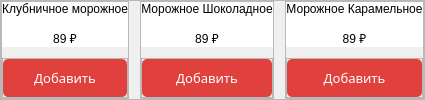
                             <widget class="QFrame" name="frame_41">
                              <property name="frameShape">
                               <enum>QFrame::StyledPanel</enum>
                              </property>
                              <property name="frameShadow">
                               <enum>QFrame::Raised</enum>
                              </property>
                              <layout class="QHBoxLayout" name="horizontalLayout_18">
                               <property name="spacing">
                                <number>11</number>
                               </property>
                               <property name="leftMargin">
                                <number>0</number>
                               </property>
                               <property name="topMargin">
                                <number>0</number>
                               </property>
                               <property name="rightMargin">
                                <number>0</number>
                               </property>
                               <property name="bottomMargin">
                                <number>0</number>
                               </property>
                               <item>
                                <widget class="QFrame" name="frame_44">
                                 <property name="frameShape">
                                  <enum>QFrame::StyledPanel</enum>
                                 </property>
                                 <property name="frameShadow">
                                  <enum>QFrame::Raised</enum>
                                 </property>
                                 <layout class="QVBoxLayout" name="verticalLayout_72">
                                  <property name="spacing">
                                   <number>11</number>
                                  </property>
                                  <property name="leftMargin">
                                   <number>0</number>
                                  </property>
                                  <property name="topMargin">
                                   <number>0</number>
                                  </property>
                                  <property name="rightMargin">
                                   <number>0</number>
                                  </property>
                                  <property name="bottomMargin">
                                   <number>0</number>
                                  </property>
                                  <item>
                                   <widget class="QFrame" name="frame_47">
                                    <property name="styleSheet">
                                     <string notr="true">background-color: rgb(255, 255, 255);
border-radius: 20px;</string>
                                    </property>
                                    <property name="frameShape">
                                     <enum>QFrame::StyledPanel</enum>
                                    </property>
                                    <property name="frameShadow">
                                     <enum>QFrame::Raised</enum>
                                    </property>
                                    <layout class="QVBoxLayout" name="verticalLayout_74">
                                     <property name="spacing">
                                      <number>0</number>
                                     </property>
                                     <property name="leftMargin">
                                      <number>0</number>
                                     </property>
                                     <property name="topMargin">
                                      <number>0</number>
                                     </property>
                                     <property name="rightMargin">
                                      <number>0</number>
                                     </property>
                                     <property name="bottomMargin">
                                      <number>0</number>
                                     </property>
                                     <item>
                                      <widget class="QLabel" name="label_23">
                                       <property name="styleSheet">
                                        <string notr="true">font: 57 11pt &quot;Montserrat Medium&quot;;border-radius: 10px;</string>
                                       </property>
                                       <property name="text">
                                        <string>Клубничное морожное</string>
                                       </property>
                                       <property name="alignment">
                                        <set>Qt::AlignCenter</set>
                                       </property>
                                      </widget>
                                     </item>
                                     <item>
                                      <widget class="QLabel" name="label_5">
                                       <property name="maximumSize">
                                        <size>
                                         <width>200</width>
                                         <height>210</height>
                                        </size>
                                       </property>
                                       <property name="styleSheet">
                                        <string notr="true">background-color: rgb(255, 255, 255);</string>
                                       </property>
                                       <property name="text">
                                        <string/>
                                       </property>
                                       <property name="pixmap">
                                        <pixmap resource="../icon_and_logo_qrc/shop.qrc">:/newPrefix/img/desert.png</pixmap>
                                       </property>
                                       <property name="scaledContents">
                                        <bool>true</bool>
                                       </property>
                                       <property name="alignment">
                                        <set>Qt::AlignCenter</set>
                                       </property>
                                      </widget>
                                     </item>
                                     <item>
                                      <widget class="QLabel" name="label_17">
                                       <property name="styleSheet">
                                        <string notr="true">font: 57 12pt &quot;Montserrat Medium&quot;;border-radius: 10px;</string>
                                       </property>
                                       <property name="text">
                                        <string>89 ₽</string>
                                       </property>
                                       <property name="alignment">
                                        <set>Qt::AlignCenter</set>
                                       </property>
                                      </widget>
                                     </item>
                                    </layout>
                                   </widget>
                                  </item>
                                  <item>
                                   <widget class="QFrame" name="frame_48">
                                    <property name="maximumSize">
                                     <size>
                                      <width>16777215</width>
                                      <height>40</height>
                                     </size>
                                    </property>
                                    <property name="frameShape">
                                     <enum>QFrame::StyledPanel</enum>
                                    </property>
                                    <property name="frameShadow">
                                     <enum>QFrame::Raised</enum>
                                    </property>
                                    <layout class="QVBoxLayout" name="verticalLayout_73">
                                     <property name="spacing">
                                      <number>0</number>
                                     </property>
                                     <property name="leftMargin">
                                      <number>0</number>
                                     </property>
                                     <property name="topMargin">
                                      <number>0</number>
                                     </property>
                                     <property name="rightMargin">
                                      <number>0</number>
                                     </property>
                                     <property name="bottomMargin">
                                      <number>0</number>
                                     </property>
                                     <item>
                                      <widget class="QPushButton" name="btn_apdate__admin_11">
                                       <property name="maximumSize">
                                        <size>
                                         <width>200</width>
                                         <height>50</height>
                                        </size>
                                       </property>
                                       <property name="font">
                                        <font>
                                         <family>Montserrat Medium</family>
                                         <pointsize>10</pointsize>
                                         <weight>7</weight>
                                         <italic>false</italic>
                                         <bold>false</bold>
                                        </font>
                                       </property>
                                       <property name="styleSheet">
                                        <string notr="true">QPushButton{
background-color: rgb(224, 65, 61);
color: #fff;
border-radius: 5px;
font: 57 10pt &quot;Montserrat Medium&quot;;
}

QPushButton:hover{
background-color: rgb(204, 5, 0);
}</string>
                                       </property>
                                       <property name="text">
                                        <string>Добавить</string>
                                       </property>
                                      </widget>
                                     </item>
                                    </layout>
                                   </widget>
                                  </item>
                                 </layout>
                                </widget>
                               </item>
                               <item>
                                <widget class="QFrame" name="frame_45">
                                 <property name="frameShape">
                                  <enum>QFrame::StyledPanel</enum>
                                 </property>
                                 <property name="frameShadow">
                                  <enum>QFrame::Raised</enum>
                                 </property>
                                 <layout class="QVBoxLayout" name="verticalLayout_77">
                                  <property name="spacing">
                                   <number>11</number>
                                  </property>
                                  <property name="leftMargin">
                                   <number>0</number>
                                  </property>
                                  <property name="topMargin">
                                   <number>0</number>
                                  </property>
                                  <property name="rightMargin">
                                   <number>0</number>
                                  </property>
                                  <property name="bottomMargin">
                                   <number>0</number>
                                  </property>
                                  <item>
                                   <widget class="QFrame" name="frame_66">
                                    <property name="styleSheet">
                                     <string notr="true">background-color: rgb(255, 255, 255);
border-radius: 20px;</string>
                                    </property>
                                    <property name="frameShape">
                                     <enum>QFrame::StyledPanel</enum>
                                    </property>
                                    <property name="frameShadow">
                                     <enum>QFrame::Raised</enum>
                                    </property>
                                    <layout class="QVBoxLayout" name="verticalLayout_76">
                                     <property name="spacing">
                                      <number>0</number>
                                     </property>
                                     <property name="leftMargin">
                                      <number>0</number>
                                     </property>
                                     <property name="topMargin">
                                      <number>0</number>
                                     </property>
                                     <property name="rightMargin">
                                      <number>0</number>
                                     </property>
                                     <property name="bottomMargin">
                                      <number>0</number>
                                     </property>
                                     <item>
                                      <widget class="QLabel" name="label_24">
                                       <property name="styleSheet">
                                        <string notr="true">font: 57 11pt &quot;Montserrat Medium&quot;;border-radius: 10px;</string>
                                       </property>
                                       <property name="text">
                                        <string>Морожное Шоколадное</string>
                                       </property>
                                       <property name="alignment">
                                        <set>Qt::AlignCenter</set>
                                       </property>
                                      </widget>
                                     </item>
                                     <item>
                                      <widget class="QLabel" name="label_6">
                                       <property name="maximumSize">
                                        <size>
                                         <width>200</width>
                                         <height>210</height>
                                        </size>
                                       </property>
                                       <property name="styleSheet">
                                        <string notr="true">background-color: rgb(255, 255, 255);</string>
                                       </property>
                                       <property name="text">
                                        <string/>
                                       </property>
                                       <property name="pixmap">
                                        <pixmap resource="../icon_and_logo_qrc/shop.qrc">:/newPrefix/img/deser_2.png</pixmap>
                                       </property>
                                       <property name="scaledContents">
                                        <bool>true</bool>
                                       </property>
                                       <property name="alignment">
                                        <set>Qt::AlignCenter</set>
                                       </property>
                                      </widget>
                                     </item>
                                     <item>
                                      <widget class="QLabel" name="label_18">
                                       <property name="styleSheet">
                                        <string notr="true">font: 57 12pt &quot;Montserrat Medium&quot;;border-radius: 10px;</string>
                                       </property>
                                       <property name="text">
                                        <string>89 ₽</string>
                                       </property>
                                       <property name="alignment">
                                        <set>Qt::AlignCenter</set>
                                       </property>
                                      </widget>
                                     </item>
                                    </layout>
                                   </widget>
                                  </item>
                                  <item>
                                   <widget class="QFrame" name="frame_49">
                                    <property name="maximumSize">
                                     <size>
                                      <width>16777215</width>
                                      <height>40</height>
                                     </size>
                                    </property>
                                    <property name="frameShape">
                                     <enum>QFrame::StyledPanel</enum>
                                    </property>
                                    <property name="frameShadow">
                                     <enum>QFrame::Raised</enum>
                                    </property>
                                    <layout class="QVBoxLayout" name="verticalLayout_75">
                                     <property name="spacing">
                                      <number>0</number>
                                     </property>
                                     <property name="leftMargin">
                                      <number>0</number>
                                     </property>
                                     <property name="topMargin">
                                      <number>0</number>
                                     </property>
                                     <property name="rightMargin">
                                      <number>0</number>
                                     </property>
                                     <property name="bottomMargin">
                                      <number>0</number>
                                     </property>
                                     <item>
                                      <widget class="QPushButton" name="btn_apdate__admin_12">
                                       <property name="maximumSize">
                                        <size>
                                         <width>200</width>
                                         <height>50</height>
                                        </size>
                                       </property>
                                       <property name="font">
                                        <font>
                                         <family>Montserrat Medium</family>
                                         <pointsize>10</pointsize>
                                         <weight>7</weight>
                                         <italic>false</italic>
                                         <bold>false</bold>
                                        </font>
                                       </property>
                                       <property name="styleSheet">
                                        <string notr="true">QPushButton{
background-color: rgb(224, 65, 61);
color: #fff;
border-radius: 5px;
font: 57 10pt &quot;Montserrat Medium&quot;;
}

QPushButton:hover{
background-color: rgb(204, 5, 0);
}</string>
                                       </property>
                                       <property name="text">
                                        <string>Добавить</string>
                                       </property>
                                      </widget>
                                     </item>
                                    </layout>
                                   </widget>
                                  </item>
                                 </layout>
                                </widget>
                               </item>
                               <item>
                                <widget class="QFrame" name="frame_46">
                                 <property name="frameShape">
                                  <enum>QFrame::StyledPanel</enum>
                                 </property>
                                 <property name="frameShadow">
                                  <enum>QFrame::Raised</enum>
                                 </property>
                                 <layout class="QVBoxLayout" name="verticalLayout_80">
                                  <property name="spacing">
                                   <number>11</number>
                                  </property>
                                  <property name="leftMargin">
                                   <number>0</number>
                                  </property>
                                  <property name="topMargin">
                                   <number>0</number>
                                  </property>
                                  <property name="rightMargin">
                                   <number>0</number>
                                  </property>
                                  <property name="bottomMargin">
                                   <number>0</number>
                                  </property>
                                  <item>
                                   <widget class="QFrame" name="frame_67">
                                    <property name="styleSheet">
                                     <string notr="true">background-color: rgb(255, 255, 255);
border-radius: 20px;</string>
                                    </property>
                                    <property name="frameShape">
                                     <enum>QFrame::StyledPanel</enum>
                                    </property>
                                    <property name="frameShadow">
                                     <enum>QFrame::Raised</enum>
                                    </property>
                                    <layout class="QVBoxLayout" name="verticalLayout_78">
                                     <property name="spacing">
                                      <number>0</number>
                                     </property>
                                     <property name="leftMargin">
                                      <number>0</number>
                                     </property>
                                     <property name="topMargin">
                                      <number>0</number>
                                     </property>
                                     <property name="rightMargin">
                                      <number>0</number>
                                     </property>
                                     <property name="bottomMargin">
                                      <number>0</number>
                                     </property>
                                     <item>
                                      <widget class="QLabel" name="label_25">
                                       <property name="styleSheet">
                                        <string notr="true">font: 57 11pt &quot;Montserrat Medium&quot;;border-radius: 10px;</string>
                                       </property>
                                       <property name="text">
                                        <string>Морожное Карамельное</string>
                                       </property>
                                       <property name="alignment">
                                        <set>Qt::AlignCenter</set>
                                       </property>
                                      </widget>
                                     </item>
                                     <item>
                                      <widget class="QLabel" name="label_7">
                                       <property name="maximumSize">
                                        <size>
                                         <width>200</width>
                                         <height>210</height>
                                        </size>
                                       </property>
                                       <property name="styleSheet">
                                        <string notr="true">background-color: rgb(255, 255, 255);</string>
                                       </property>
                                       <property name="text">
                                        <string/>
                                       </property>
                                       <property name="pixmap">
                                        <pixmap resource="../icon_and_logo_qrc/shop.qrc">:/newPrefix/img/deser_3.png</pixmap>
                                       </property>
                                       <property name="scaledContents">
                                        <bool>true</bool>
                                       </property>
                                       <property name="alignment">
                                        <set>Qt::AlignCenter</set>
                                       </property>
                                      </widget>
                                     </item>
                                     <item>
                                      <widget class="QLabel" name="label_19">
                                       <property name="styleSheet">
                                        <string notr="true">font: 57 12pt &quot;Montserrat Medium&quot;;border-radius: 10px;</string>
                                       </property>
                                       <property name="text">
                                        <string>89 ₽</string>
                                       </property>
                                       <property name="alignment">
                                        <set>Qt::AlignCenter</set>
                                       </property>
                                      </widget>
                                     </item>
                                    </layout>
                                   </widget>
                                  </item>
                                  <item>
                                   <widget class="QFrame" name="frame_68">
                                    <property name="maximumSize">
                                     <size>
                                      <width>16777215</width>
                                      <height>40</height>
                                     </size>
                                    </property>
                                    <property name="frameShape">
                                     <enum>QFrame::StyledPanel</enum>
                                    </property>
                                    <property name="frameShadow">
                                     <enum>QFrame::Raised</enum>
                                    </property>
                                    <layout class="QVBoxLayout" name="verticalLayout_79">
                                     <property name="spacing">
                                      <number>0</number>
                                     </property>
                                     <property name="leftMargin">
                                      <number>0</number>
                                     </property>
                                     <property name="topMargin">
                                      <number>0</number>
                                     </property>
                                     <property name="rightMargin">
                                      <number>0</number>
                                     </property>
                                     <property name="bottomMargin">
                                      <number>0</number>
                                     </property>
                                     <item>
                                      <widget class="QPushButton" name="btn_apdate__admin_13">
                                       <property name="maximumSize">
                                        <size>
                                         <width>200</width>
                                         <height>50</height>
                                        </size>
                                       </property>
                                       <property name="font">
                                        <font>
                                         <family>Montserrat Medium</family>
                                         <pointsize>10</pointsize>
                                         <weight>7</weight>
                                         <italic>false</italic>
                                         <bold>false</bold>
                                        </font>
                                       </property>
                                       <property name="styleSheet">
                                        <string notr="true">QPushButton{
background-color: rgb(224, 65, 61);
color: #fff;
border-radius: 5px;
font: 57 10pt &quot;Montserrat Medium&quot;;
}

QPushButton:hover{
background-color: rgb(204, 5, 0);
}</string>
                                       </property>
                                       <property name="text">
                                        <string>Добавить</string>
                                       </property>
                                      </widget>
                                     </item>
                                    </layout>
                                   </widget>
                                  </item>
                                 </layout>
                                </widget>
                               </item>
                              </layout>
                             </widget>
